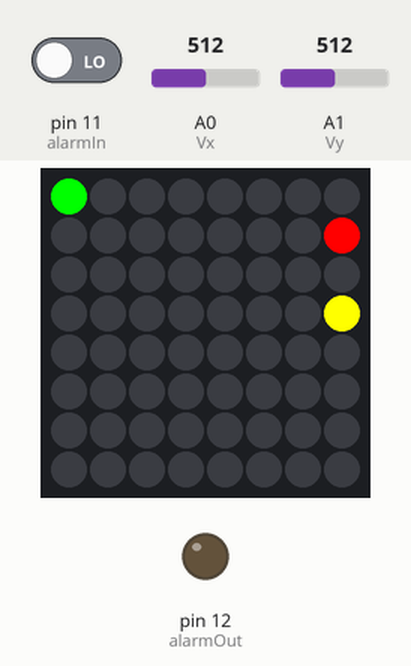
A sketch run on a simulated Arduino Uno, built with avr-gcc and run on an emulated ATmega328P. Shown: 8×8 RGB LED matrix (first LED top left, wired row by row), output pins drawn as LEDs (lit = HIGH). The test bench sets the inputs (shaded band); at power-on: A1 (Vy) = 512, pin 11 (alarmIn) LOW, A0 (Vx) = 512. Random numbers use the default seed unless the sketch sets one; what the sketch prints to the serial monitor is not drawn.

Above: at 2.6 s.
2.7 s: A1 (Vy) set to 900
At 5.6 s:
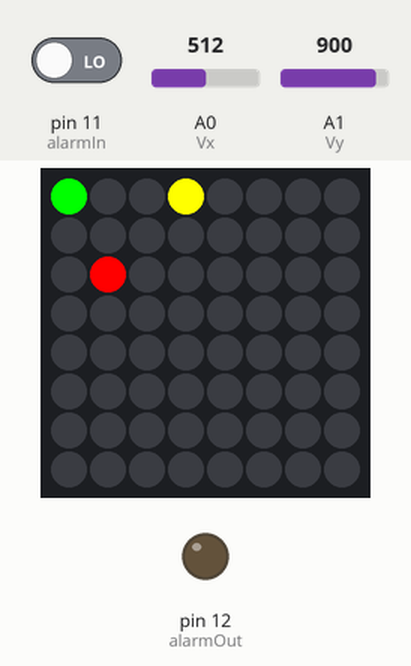
5.8 s: A1 (Vy) set to 716
At 8.9 s:
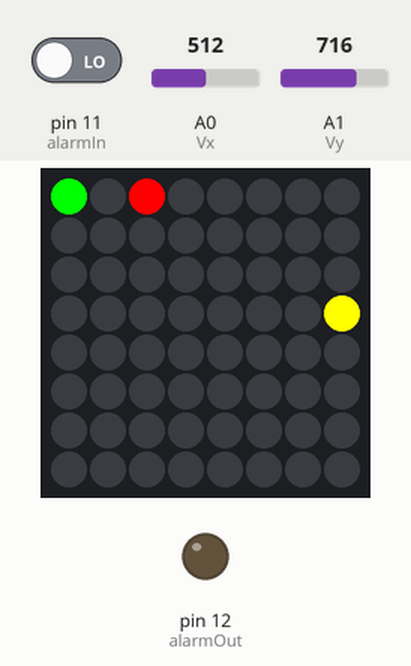
9.1 s: A1 (Vy) set to 1023
At 12.2 s:
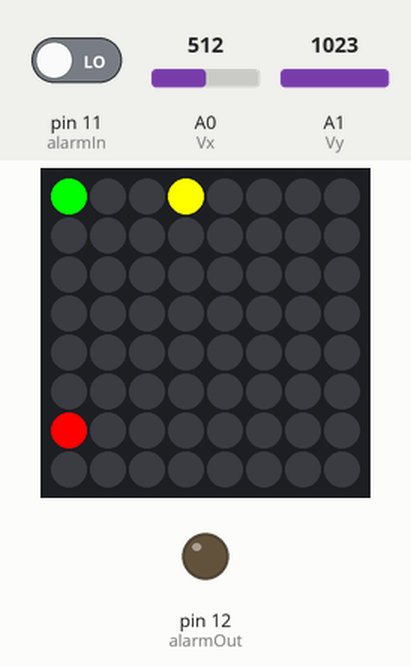
12.4 s: A1 (Vy) set to 122
At 14.69 s:
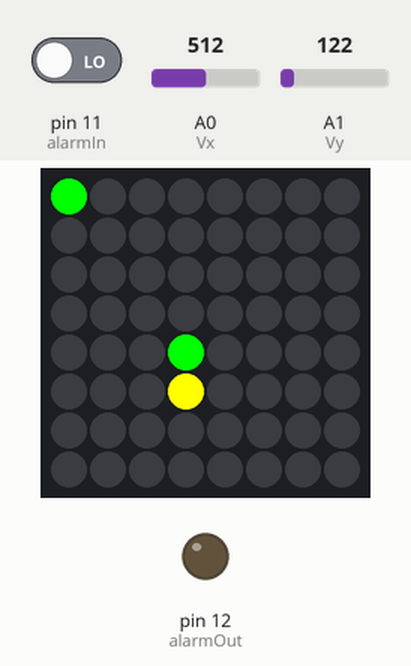
Timing chart, 0 to 16.2 s (numbered marks = the images above; inputs shaded):
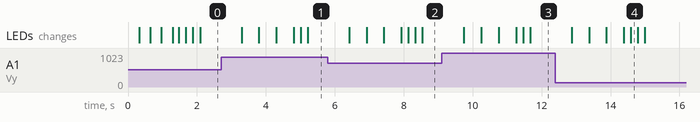

The sketch:

Snake.ino
```cpp
#include <Wire.h>
#include "Adafruit_LEDBackpack.h"
#include "Adafruit_GFX.h"

#define sw 8 // joystick input sw, x, y
#define Vx A0
#define Vy A1
#define alarmOut 12
#define alarmIn 11

#define FPS 5

int pixel[8][8];
int snake[8][8];
int face_direction;
int headX;
int headY;
int treatX;
int treatY;
int arrX[64], arrY[64];

int reach4 = 0;
int enabled = 1;

//in the snake matrix, 1 is body, 2 is head, 3 is treat, 0 is empty
//in direction, 1, 2, 3, 4 is up down left right

Adafruit_BicolorMatrix matrix = Adafruit_BicolorMatrix();

void setup() {
  Serial.begin(9600);
  Serial.println("8x8 LED Matrix Test");

  pinMode(sw, INPUT);
  pinMode(Vx, INPUT);
  pinMode(Vy, INPUT);
  pinMode(alarmOut, OUTPUT);

  reset();

  matrix.begin(0x70);  // pass in the address
  matrix.setBrightness(5);

  testSequence();

  enabled = 1;
}

void reset() {
  headX = 3;
  headY = 3;
  initializeArray();
  //snake[headX][headY] = 2;
  face_direction = 2;
  for (int i = 0; i < 8; i++)
  {
    for (int j = 0; j < 8; j++)
    {
      pixel[i][j] = 0;
      snake[i][j] = 0;
    }
  }
}

void flash()
{
  matrix.clear();
  matrix.drawRect(0, 0, 8, 8, LED_RED);
  matrix.writeDisplay();
  delay(500);
  matrix.drawRect(0, 0, 8, 8, LED_RED);
  matrix.drawRect(1, 1, 6, 6, LED_YELLOW);
  matrix.writeDisplay();
  delay(500);
  matrix.drawRect(0, 0, 8, 8, LED_RED);
  matrix.drawRect(1, 1, 6, 6, LED_YELLOW);
  matrix.drawRect(2, 2, 4, 4, LED_GREEN);
  matrix.writeDisplay();
  delay(500);
  matrix.clear();


}
void loop() {
  readAlarm();
  if (!enabled) {
    if (!digitalRead(sw)) {
      enabled = 1;
      digitalWrite(alarmOut, LOW);
      reset();
      delay(1000);
      flash();
      return;
    }
    return;
  }


  matrix.clear();
  getDirection();
  if (!treatPresent())
  {
    generateTreat();
  }
  //getDirection();
  //delay(10);
  //getDirection();
  check4();
  if (checkLose())
  {

    if (!reach4)
    {
      reset();
      delay(1000);
      flash();
      return;
    }
    else {
      enabled = 0;
      return;
    }
  }

  updateHead();
  updateArray();
  displayFrame();


  matrix.writeDisplay();

  delay(1000 / FPS);


  //  matrix.drawBitmap(0, 0, smile_bmp, 8, 8, LED_GREEN);
  //  matrix.drawPixel(0, 0, LED_GREEN);
  //  matrix.writeDisplay();  // write the changes we just made to the display
  //  matrix.drawRect(0, 0, 8, 8, LED_RED);
  //  matrix.fillRect(2, 2, 4, 4, LED_GREEN);
  //  matrix.writeDisplay();  // write the changes we just made to the display
  //  matrix.drawCircle(3, 3, 3, LED_YELLOW);
  //  matrix.setTextWrap(false);  // we dont want text to wrap so it scrolls nicely
  //  matrix.setTextSize(1);
  //  matrix.setTextColor(LED_GREEN);
  //  for (int8_t x = 7; x >= -36; x--) {
  //    matrix.clear();
  //    matrix.setCursor(x, 0);
  //    matrix.print("Hello");
  //    matrix.writeDisplay();
  //    delay(100);
  //  }
  //  matrix.setRotation(3);
  //  matrix.setTextColor(LED_RED);
  //  for (int8_t x = 7; x >= -36; x--) {
  //    matrix.clear();
  //    matrix.setCursor(x, 0);
  //    matrix.print("World");
  //    matrix.writeDisplay();
  //    delay(100);
  //  }
  //  matrix.setRotation(0);
}

void testSequence()
{
  matrix.clear();
  for (int i = 0; i < 8; i++)
  {
    for (int j = 0; j < 8; j++)
    {
      matrix.clear();
      matrix.drawPixel(j, i, LED_GREEN);
      matrix.writeDisplay();
      delay(20);
    }

  }
  //Serial.println("Tested sequence");
}


boolean isOccupied(int x, int y)
{
  if (snake[x][y] != 0) return true;
  //Serial.println("Is occupied");
  return false;
}

void getDirection()
{
  int x_pos = map(analogRead(Vx), 0, 1023, 0, 7);
  int y_pos = map(analogRead(Vy), 0, 1023, 0, 7);

  if (y_pos >= 6 && face_direction != 3) face_direction = 1;
  else if (y_pos <= 1 && face_direction != 1) face_direction =  3;
  else if (x_pos <= 1 && face_direction != 2) face_direction =  4;
  else if (x_pos >= 6 && face_direction != 4) face_direction =  2;
  //Serial.println("\nGot direction:");
  //Serial.print(face_direction);
}

boolean treatPresent()
{
  for (int i = 0; i < 8; i++)
  {
    for (int j = 0; j < 8; j++)
    {
      if (snake[i][j] == 3) return true;
    }
  }
  //Serial.println("Treat present");
  return false;
}

void generateTreat()
{
  treatX = random(0, 8);
  treatY = random(0, 8);
  while (isOccupied(treatX, treatY))
  {
    treatX = random(0, 8);
    treatY = random(0, 8);
  }
  snake[treatX][treatY] = 3;

  //Serial.println("Generated treat");
}


void displayFrame()
{
  for (int i = 0; i < 8; i++)
  {
    for (int j = 0; j < 8; j++)
    {
      switch (snake[i][j]) {
        case 1://body is green
          matrix.drawPixel(i, j, LED_GREEN);
          break;
        case 2://head is yellow
          matrix.drawPixel(i, j, LED_YELLOW);
          break;
        case 3://treat is red
          matrix.drawPixel(i, j, LED_RED);
          break;
      }
    }
  }
  //Serial.println("Set the frame");
}

boolean checkLose()
{

  if (headX == 0 && face_direction == 4) return true;
  else if (headX == 7 && face_direction == 2) return true;
  else if (headY == 0 && face_direction == 1) return true;
  else if (headY == 7 && face_direction == 3) return true;


  if (snake[headX - 1][headY] == 1 && face_direction == 4) return true;
  else if (snake[headX + 1][headY] == 1 && face_direction == 2)return true;
  else if (snake[headX][headY - 1] == 1 && face_direction == 1)return true;
  else if (snake[headX][headY + 1] == 1 && face_direction == 3) return true;

  //Serial.println("Checked lose");
  return false;
}

void initializeArray() {
  arrX[0] = 3;
  arrY[0] = 3;
  for (int i = 1; i < 64; i++)
  {
    arrX[i] = -1;
    arrY[i] = -1;
  }
  //Serial.println("Initialized array");
}

void updateArray()
{
  int tempX[64];
  int tempY[64];
  for (int i = 1; i < 63; i++)
  {
    tempX[i] = arrX[i - 1];
    tempY[i] = arrY[i - 1];
  }
  tempX[0] = headX;
  tempY[0] = headY;

  for (int i = 0; i < 64; i++)
  {
    arrX[i] = tempX[i];
    arrY[i] = tempY[i];
    if (!treatEaten() && arrX[i] == -1 && arrY[i] == -1)
    {
      arrX[i - 1] = -1;
      arrY[i - 1] = -1;
    }
  }

  updateMatrix();
  //Serial.println();
  //Serial.println("Updated array first ele is");
  //Serial.print(arrX[0]);
  //Serial.print("  ");
  //Serial.print(arrY[0]);
  //Serial.println();
  //Serial.print(arrX[1]);
  //Serial.print("  ");
  //Serial.print(arrY[1]);
}

void updateHead()
{
  switch (face_direction) {
    case 1:
      if (headY >= 1) headY--;
      break;
    case 2:
      if (headX <= 6)headX++;
      break;
    case 3:
      if (headY <= 6)headY++;
      break;
    case 4:
      if (headX >= 1)headX--;
      break;
  }
  //Serial.println("Updated head");
}

void updateMatrix() {
  for (int i = 0; i < 8; i++)
  {
    for (int j = 0; j < 8; j++)
    {

      snake[i][j] = 0;
    }
  }
  snake[treatX][treatY] = 3;
  snake[arrX[0]][arrY[0]] = 2;
  for (int i = 1; i < 64; i++) {
    if (arrX[i] != -1 && arrY[i] != -1)
    {
      snake[arrX[i]][arrY[i]] = 1;


    }

  }
}

boolean treatEaten() {
  //if (snake[headX - 1][headY] == 3 && face_direction == 4) return true;
  //else if (snake[headX + 1][headY] == 3 && face_direction == 2)return true;
  //else if (snake[headX][headY - 1] == 3 && face_direction == 1)return true;
  //else if (snake[headX][headY + 1] == 3 && face_direction == 3) return true;
  if (snake[headX][headY] == 3) return true;
  return false;

}

void check4()
{
  int len = 0;
  for (int i = 0; i < 8; i++)
  {
    for (int j = 0; j < 8; j++)
    {

      if (snake[i][j] == 1) len++;
    }
  }
  if (len >= 4)
  {
    reach4 = 1;
    digitalWrite(alarmOut, HIGH);
  }
  else reach4 = 0;
}

void readAlarm()
{
  int alarm = digitalRead(alarmIn);
  if (alarm &&digitalRead(alarmOut))
  {
    digitalWrite(alarmOut, LOW);
    reset();
    delay(1000);
    flash();
    enabled =1;

  }

}
```
